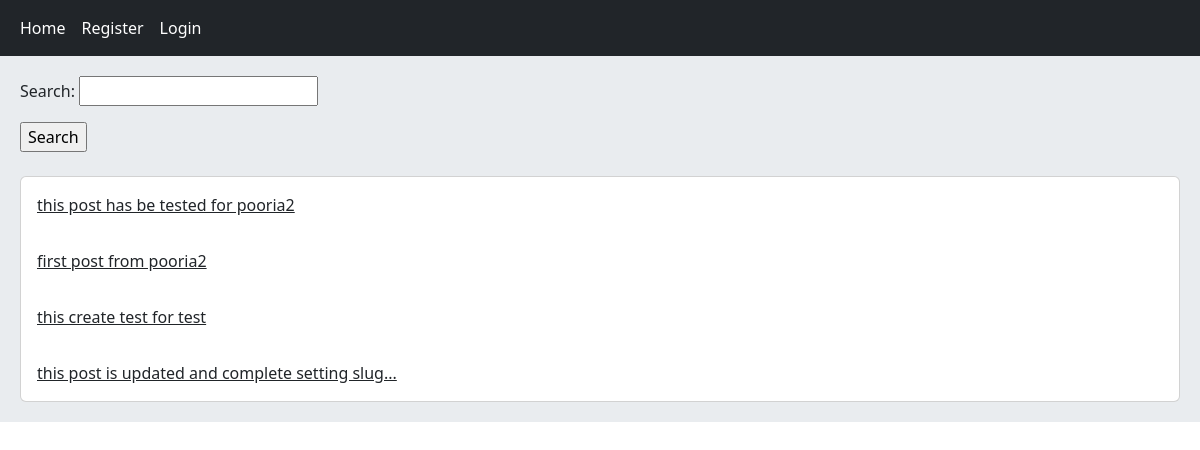
The page / on the database its author committed.
### home/models.py (models this page shows, shortened)
class Post(models.Model):
    user = models.ForeignKey(User, on_delete=models.CASCADE, related_name='posts')
    body = models.TextField()
    slug = models.SlugField()
    post_created = models.DateTimeField(auto_now_add=True)
    post_modified = models.DateTimeField(auto_now=True)
    class Meta:
        ordering = ['-post_created']
    def get_absolute_url(self):
        return reverse('home:post_detail', args=(self.id, self.slug))

### home/views.py (the view)
# urls.py: path('', views.HomeView.as_view(), name='home'),
class HomeView(View):
    form_class = PostSearchForm
    def get(self, request):
        posts = Post.objects.all()
        if request.GET.get('search'):
            posts = posts.filter(body__contains=request.GET['search'])
        return render(request, 'home/index.html', {'posts': posts, 'form': self.form_class})

### home/templates/home/index.html
{% extends 'base.html' %}
{% block content %}
    <form action="" method="get">
        {{ form.as_p }}
        <input type="submit" value="Search">
    </form><br/>
    <div class="card">
        {% for post in posts %}
            <a href="{{ post.get_absolute_url }}" class="card-body">{{ post.body|truncatewords:8 }}</a>
        {% endfor %}
    </div>
{% endblock %}

### rows shown on the page
Post: body "this post has be tested for pooria2"
Post: body "first post from pooria2"
Post: body "this create test for test"
Post: body "this post is updated and complete setting slug..."
